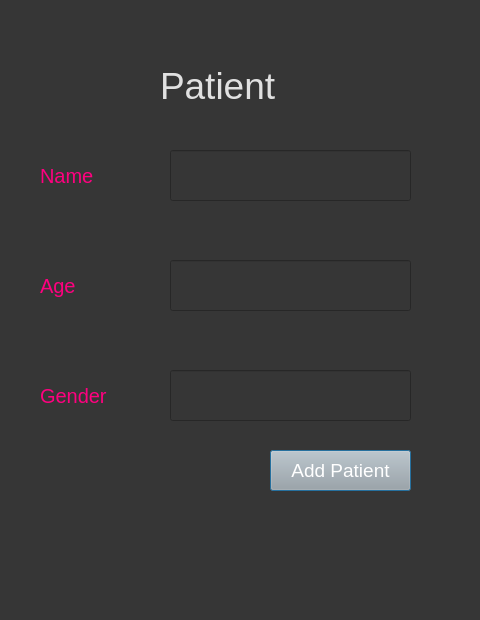
<?xml version="1.0" encoding="UTF-8"?>
<ui version="4.0">
 <class>Dialog</class>
 <widget class="QDialog" name="Dialog">
  <property name="geometry">
   <rect>
    <x>0</x>
    <y>0</y>
    <width>480</width>
    <height>620</height>
   </rect>
  </property>
  <property name="windowTitle">
   <string>Dialog</string>
  </property>
  <property name="styleSheet">
   <string notr="true">background-color: rgb(54, 54, 54);</string>
  </property>
  <widget class="QLabel" name="label">
   <property name="geometry">
    <rect>
     <x>160</x>
     <y>50</y>
     <width>171</width>
     <height>71</height>
    </rect>
   </property>
   <property name="styleSheet">
    <string notr="true">color:rgb(225, 225, 225); font-size:28pt;</string>
   </property>
   <property name="text">
    <string>Patient</string>
   </property>
  </widget>
    <widget class="QLabel" name="label_2">
   <property name="geometry">
    <rect>
     <x>40</x>
     <y>160</y>
     <width>101</width>
     <height>31</height>
    </rect>
   </property>
   <property name="styleSheet">
    <string notr="true">font-size:15pt; color:rgb(255, 0, 127)</string>
   </property>
   <property name="text">
    <string>Name</string>
   </property>
  </widget>

  <widget class="QLineEdit" name="name">
   <property name="geometry">
    <rect>
     <x>170</x>
     <y>150</y>
     <width>241</width>
     <height>51</height>
    </rect>
   </property>
   <property name="styleSheet">
    <string notr="true">font-size:14pt; color:rgb(243, 243, 243)</string>
   </property>
  </widget>

  <widget class="QLabel" name="label_3">
   <property name="geometry">
    <rect>
     <x>40</x>
     <y>270</y>
     <width>101</width>
     <height>31</height>
    </rect>
   </property>
   <property name="styleSheet">
    <string notr="true">font-size:15pt; color:rgb(255, 0, 127)</string>
   </property>
   <property name="text">
    <string>Age</string>
   </property>
  </widget>

    <widget class="QLineEdit" name="age">
   <property name="geometry">
    <rect>
     <x>170</x>
     <y>260</y>
     <width>241</width>
     <height>51</height>
    </rect>
   </property>
   <property name="styleSheet">
    <string notr="true">font-size:14pt; color:rgb(243, 243, 243)</string>
   </property>
  </widget>

  <widget class="QLineEdit" name="gender">
   <property name="geometry">
    <rect>
     <x>170</x>
     <y>370</y>
     <width>241</width>
     <height>51</height>
    </rect>
   </property>
   <property name="styleSheet">
    <string notr="true">font-size:14pt; color:rgb(243, 243, 243)</string>
   </property>
   <property name="text">
    <string/>
   </property>
  </widget>

  <widget class="QLabel" name="label_4">
   <property name="geometry">
    <rect>
     <x>40</x>
     <y>380</y>
     <width>111</width>
     <height>31</height>
    </rect>
   </property>
   <property name="styleSheet">
    <string notr="true">font-size:15pt; color:rgb(255, 0, 127)</string>
   </property>
   <property name="text">
    <string>Gender</string>
   </property>
  </widget>

  <widget class="QPushButton" name="signupbutton">
   <property name="geometry">
    <rect>
     <x>270</x>
     <y>450</y>
     <width>141</width>
     <height>41</height>
    </rect>
   </property>
   <property name="styleSheet">
    <string notr="true">background-color: rgb(167, 168, 167); font-size:14pt; color:rgb(255, 255, 255)</string>
   </property>
   <property name="text">
    <string>Add Patient</string>
   </property>
  </widget>



 </widget>
 <resources/>
 <connections/>
</ui>
